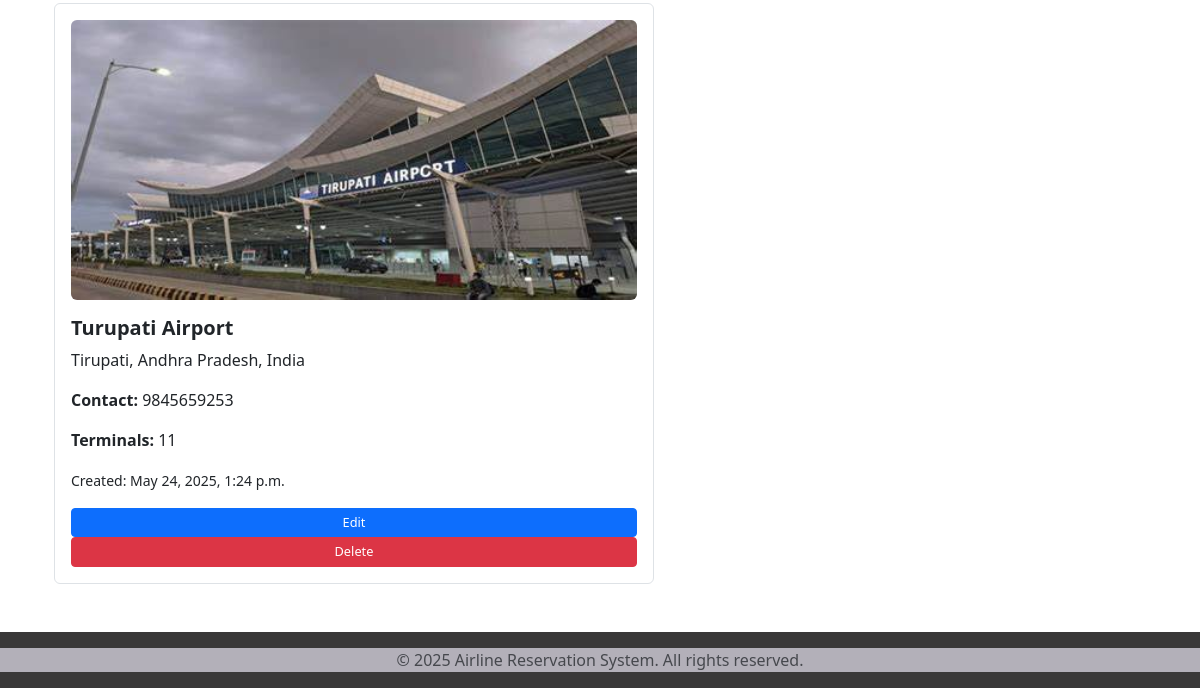
The app's page /airport/ (lower part), older data.
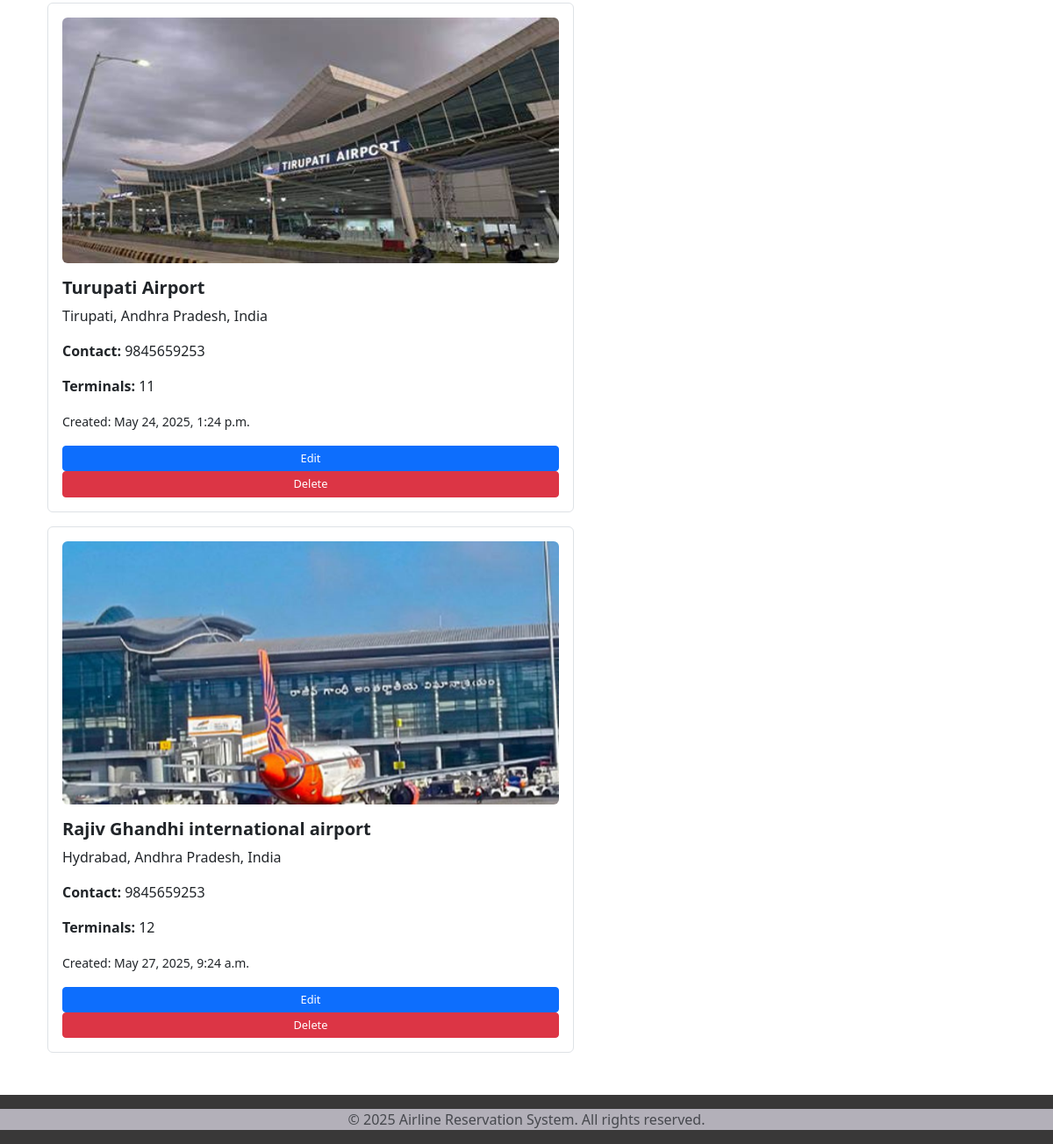
The same page, newer data.
### airport/models.py (models this page shows, shortened)
class Airport(models.Model):
    name = models.CharField(max_length=100)
    country = models.CharField(max_length=100)
    state = models.CharField(max_length=100)
    city = models.CharField(max_length=100)
    contact = models.CharField(max_length=20)
    terminals = models.IntegerField()
    image = models.ImageField(upload_to='airport_images/', blank=True, null=True)
    created_at = models.DateTimeField(auto_now_add=True)

### airport/views.py (the view)
# urls.py: path('', views.airport_list, name='airport_list'),  # just '', not 'airport/'
def airport_list(request):
    airports = Airport.objects.all()
    return render(request, 'airport_list.html', {'airports': airports})

### airport/templates/airport_list.html (shortened to what this page needs)
{% extends 'base.html' %}
{% block content %}
<div class="container mt-4">
    {% for airport in airports %}
    <div class="card border p-3 mb-3" style="max-width: 600px;">
        {% if airport.image %}
            <img src="{{ airport.image.url }}" alt="{{ airport.name }}" class="img-fluid rounded mb-3" style="max-height: 300px; object-fit: cover;">
        {% else %}
            <p class="text-muted">No image available</p>
        {% endif %}
        <h5><strong>{{ airport.name }}</strong></h5>
        <p>{{ airport.city }}, {{ airport.state }}, {{ airport.country }}</p>
        <p><strong>Contact:</strong> {{ airport.contact }}</p>
        <p><strong>Terminals:</strong> {{ airport.terminals }}</p>
        <p><small>Created: {{ airport.created_at|date:"F d, Y, g:i a" }}</small></p>
        <a href="{% url 'airport:edit_airport' airport.id %}"
           class="btn btn-primary btn-sm px-2 py-1"
           style="min-width: 30px; font-size: 0.8rem;">
           Edit
        </a>
        <a href="{% url 'airport:delete' airport.id %}"
           class="btn btn-danger btn-sm px-2 py-1"
           style="min-width: 30px; font-size: 0.8rem;"
           onclick="return confirm('Are you sure you want to delete this airport?');">
           Delete
        </a>
    </div>
    {% empty %}
        <p>No airports available.</p>
    {% endfor %}
</div>
{% endblock %}

Row changes from the older to the newer data that the page shows:
added Airport: image (picture), name "Rajiv Ghandhi international airport", city "Hydrabad", state "Andhra Pradesh", country "India", contact "9845659253", terminals "12", created_at "May 27, 2025, 9:24 a.m."
